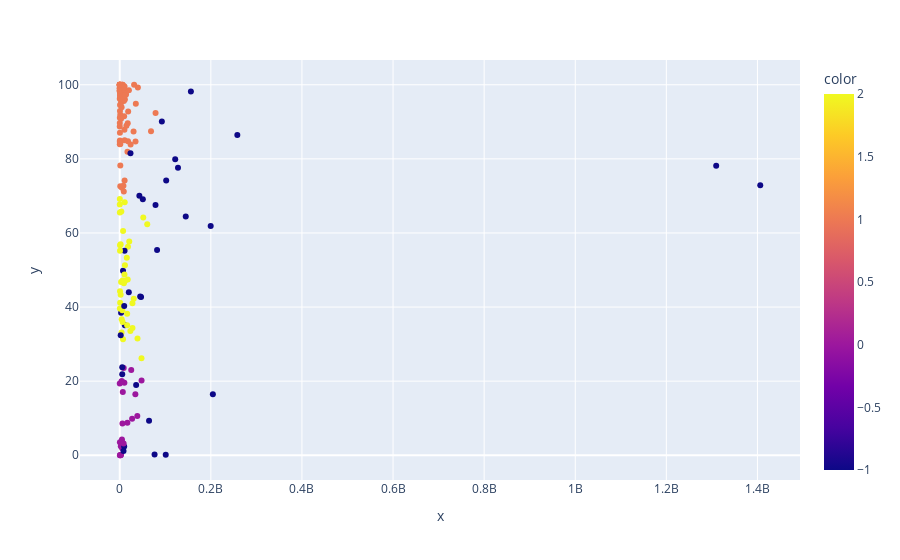

Notebook code for this chart:
### Code cell
fig = px.scatter(x=df["population"], y=df["fossil_share_elec"], color=df['cluster1'])
fig.show()

### Figure 1 — Plotly figure (JSON) as saved in the notebook; plotly's stock layout.template omitted (floating-point values rounded to 4 significant figures; data arrays with more than 128 entries replaced by an {"elided": "..."} marker saying what was removed)
{"data": [{"hovertemplate": "x=%{x}<br>y=%{y}<br>color=%{marker.color}<extra></extra>", "legendgroup": "", "marker": {"color": {"elided": "182 int values"}, "coloraxis": "coloraxis", "symbol": "circle"}, "mode": "markers", "name": "", "orientation": "v", "showlegend": false, "type": "scatter", "x": {"elided": "182 float values"}, "xaxis": "x", "y": {"elided": "182 float values"}, "yaxis": "y"}], "layout": {"coloraxis": {"colorbar": {"title": {"text": "color"}}, "colorscale": [[0, "#0d0887"], [0.1111, "#46039f"], [0.2222, "#7201a8"], [0.3333, "#9c179e"], [0.4444, "#bd3786"], [0.5556, "#d8576b"], [0.6667, "#ed7953"], [0.7778, "#fb9f3a"], [0.8889, "#fdca26"], [1, "#f0f921"]]}, "legend": {"tracegroupgap": 0}, "margin": {"t": 60}, "xaxis": {"anchor": "y", "domain": [0, 1], "title": {"text": "x"}}, "yaxis": {"anchor": "x", "domain": [0, 1], "title": {"text": "y"}}}}
